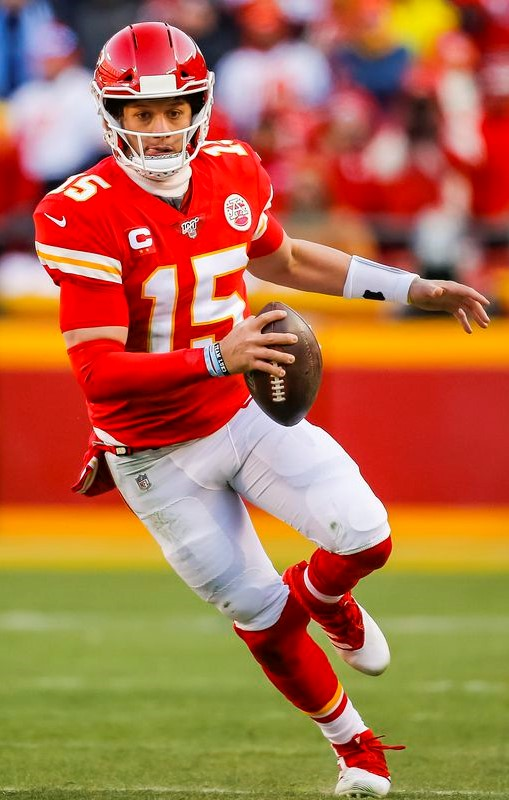
#> input picture Open CV/Resources/Patrick Mahomes.jpg, 509 x 800 px
$ python Eroded.py
#> lines starting #> are read from the running program, lines starting #| are printed output that depends on the picture; after the words box and inside, x2 and y2 are one past the last pixel; in counts of white or black regions, pixels touching at a corner belong together
import cv2
import numpy as np

img = cv2.imread("Resources/Patrick Mahomes.jpg")
#> img is the input picture: shape (800, 509, 3); mean B, G, R 74.6, 110.4, 174.6
kernel = np.ones((5, 5), np.uint8)

imgCanny = cv2.Canny(img, 150, 200)
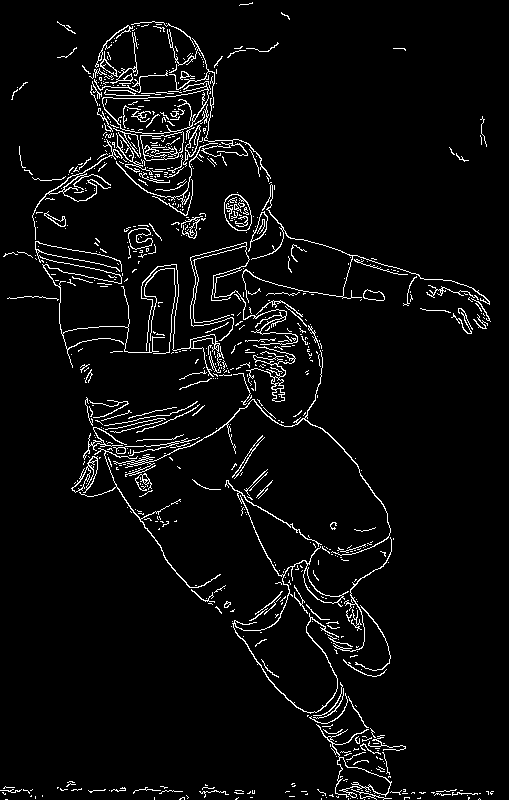
#> imgCanny: shape (800, 509); 4.5% white in thin lines or dots
imgDialation = cv2.dilate(imgCanny, kernel, iterations=1)
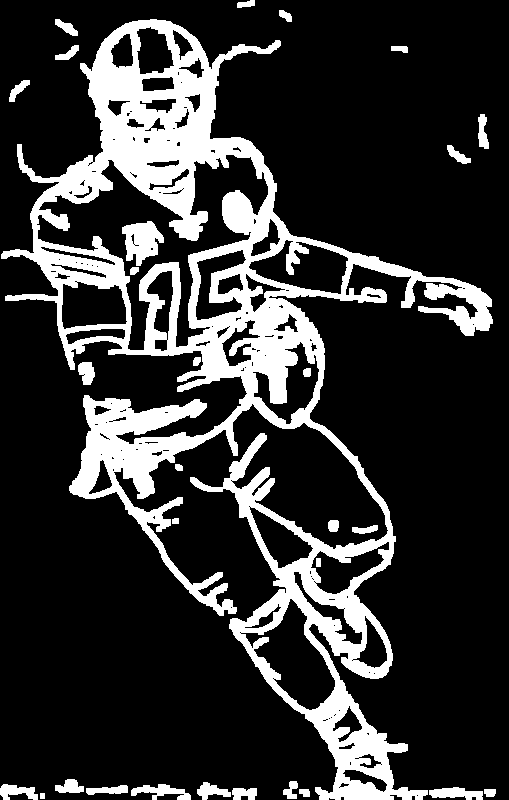
#> imgDialation: shape (800, 509); 20% white; 30 white regions, largest, box (x1, y1, x2, y2) and area: (1, 19, 493, 800) 75273, (122, 221, 164, 266) 1181, (131, 784, 191, 800) 490
imgEroded = cv2.erode(imgDialation, kernel, iterations=1)
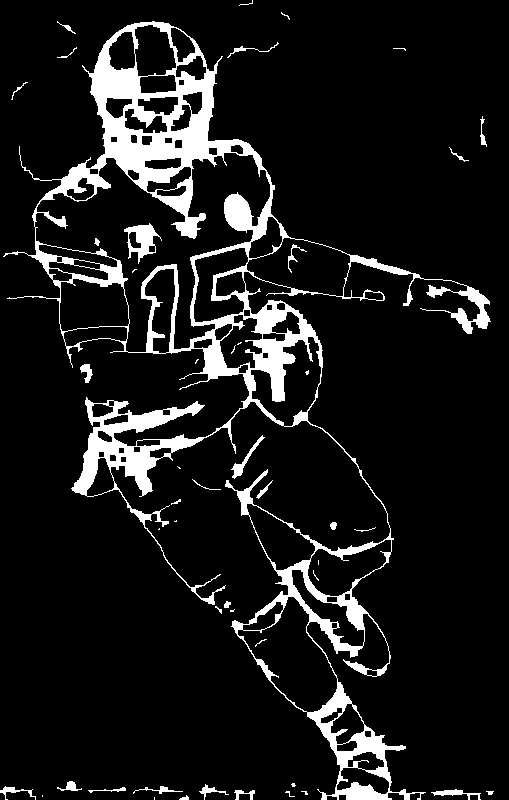
#> imgEroded: shape (800, 509); 10.1% white; 48 white regions (20 under 20 px), largest, box (x1, y1, x2, y2) and area: (3, 21, 491, 800) 38238, (124, 223, 162, 264) 653, (231, 435, 265, 479) 248


cv2.imshow("Eroded Image", imgEroded)

cv2.waitKey(0)

$ run again, with Open CV/Resources/LS.jpg copied over Open CV/Resources/Patrick Mahomes.jpg
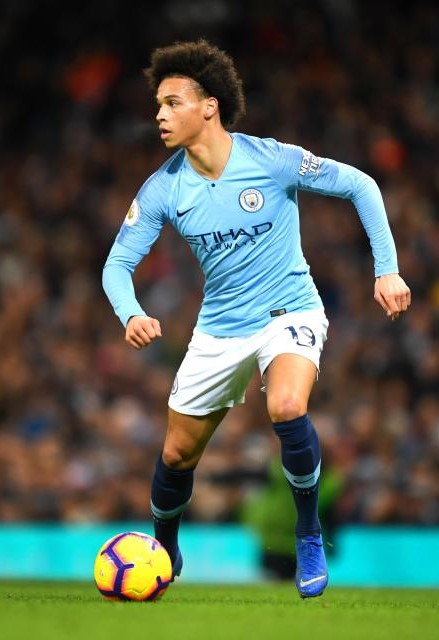
#> input picture Open CV/Resources/LS.jpg, 439 x 640 px
#> img is the input picture: shape (640, 439, 3); mean B, G, R 77.9, 92.4, 81.7
#> `imgCanny = cv2.Canny(img, 150, 200)`:
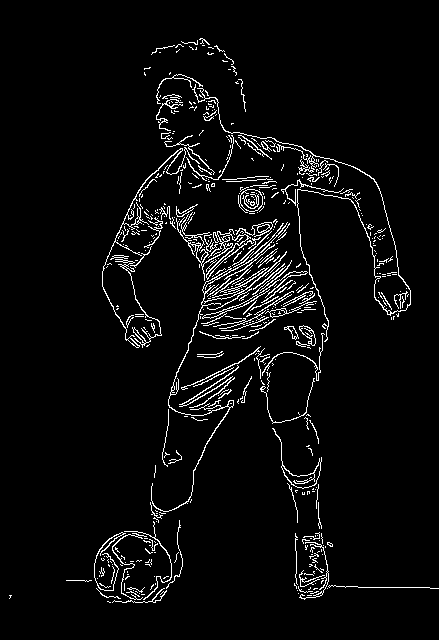
#> imgCanny: shape (640, 439); 4.3% white in thin lines or dots, all inside (x1, y1, x2, y2) = (9, 38, 439, 603)
#> imgDialation: shape (640, 439); 17.9% white; 11 white regions, largest, box (x1, y1, x2, y2) and area: (64, 70, 439, 605) 48082, (149, 36, 248, 114) 1337, (195, 349, 226, 360) 250
#> `imgEroded = cv2.erode(imgDialation, kernel, iterations=1)`:
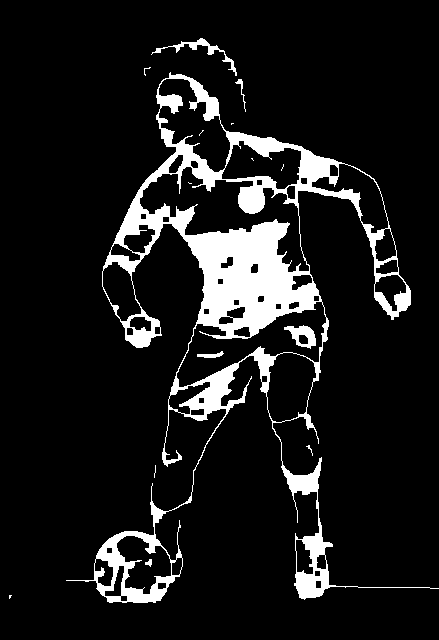
#> imgEroded: shape (640, 439); 10.3% white; 15 white regions (9 under 20 px), largest, box (x1, y1, x2, y2) and area: (66, 72, 439, 603) 27758, (151, 38, 237, 76) 413, (284, 325, 316, 349) 385, (197, 351, 224, 358) 98, (235, 79, 246, 112) 67, (145, 559, 152, 567) 34
